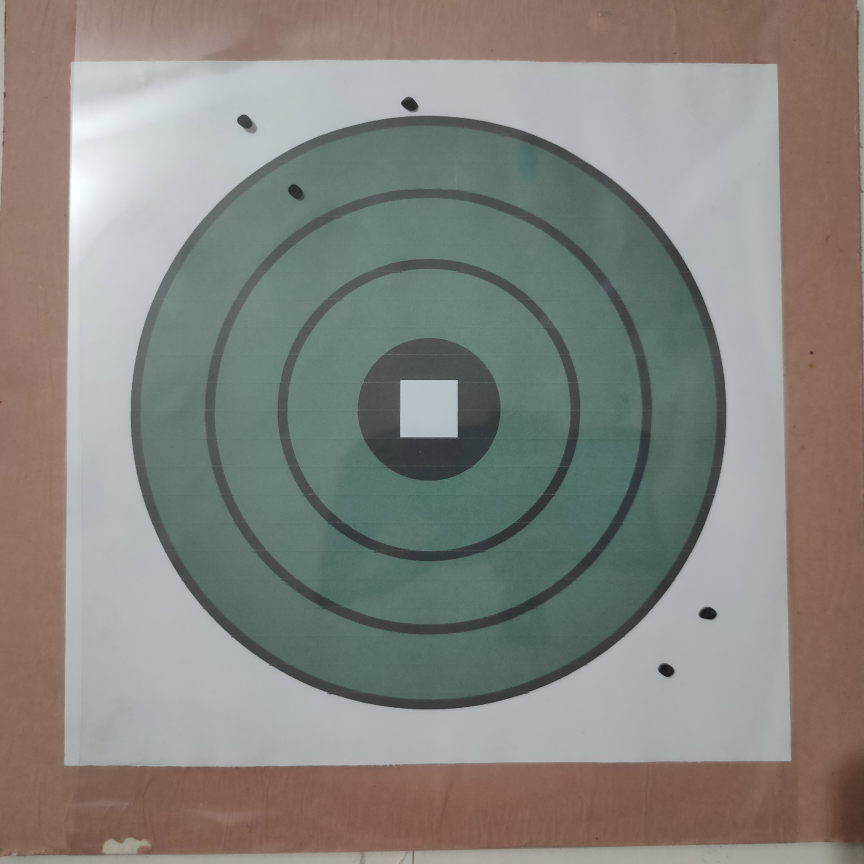
#> input picture FIRING SKILL EVALUATOR/New_data/input2a.jpeg, 3456 x 3456 px, given in place of N, which was not available (shown at 1/4 size)
$ python -i scan_preprocess.py   (imports and definitions only)
#> lines starting #> are read from the running program, lines starting #| are printed output that depends on the picture; after the words box and inside, x2 and y2 are one past the last pixel; in counts of white or black regions, pixels touching at a corner belong together; pictures that were not available may be replaced by others from this repository, and a replacement may not be noted
import numpy as np
import cv2

def scan_and_preprocess(all_paths):
    path = "data_from_scan"
    cleaned_image_before = []
    cleaned_image_after = []

    def scan_and_crop(counter):
        if counter < 4:
            readpath = all_paths[counter]
            readpath_2 = all_paths[counter+4]
        else:
            readpath = all_paths[counter+4]
            readpath_2 = all_paths[counter+8]
        image = cv2.imread(readpath)
        image_2 = cv2.imread(readpath_2)
        image = cv2.resize(image, (800,800))
        image_2 = cv2.resize(image_2, (800,800))

        def blur_and_threshold(gray):
            gray = cv2.GaussianBlur(gray,(3,3),2)#
            threshold = cv2.threshold(gray, 0, 255, cv2.THRESH_BINARY_INV | cv2.THRESH_OTSU)[1]
            threshold = cv2.fastNlMeansDenoising(threshold, 11, 31, 9)
            return threshold

        def biggest_contour(contours,min_area):
            biggest = None
            max_area = 0
            biggest_n=0
            approx_contour=None
            for n,i in enumerate(contours):
                    area = cv2.contourArea(i)

                    if area > min_area/5:
                            peri = cv2.arcLength(i,True)
                            approx = cv2.approxPolyDP(i,0.02*peri,True)
                            if area > max_area and len(approx)==4:
                                    biggest = approx
                                    max_area = area
                                    biggest_n=n
                                    approx_contour=approx

            return biggest_n,approx_contour

        def order_points(pts):
            pts=pts.reshape(4,2)
            rect = np.zeros((4, 2), dtype = "float32")
            s = pts.sum(axis = 1)
            rect[0] = pts[np.argmin(s)]
            rect[2] = pts[np.argmax(s)]
            diff = np.diff(pts, axis = 1)
            rect[1] = pts[np.argmin(diff)]
            rect[3] = pts[np.argmax(diff)]
            return rect

        def four_point_transform(image, pts):
            rect = order_points(pts)
            (tl, tr, br, bl) = rect
            widthA = np.sqrt(((br[0] - bl[0]) ** 2) + ((br[1] - bl[1]) ** 2))
            widthB = np.sqrt(((tr[0] - tl[0]) ** 2) + ((tr[1] - tl[1]) ** 2))
            maxWidth = max(int(widthA), int(widthB))
            heightA = np.sqrt(((tr[0] - br[0]) ** 2) + ((tr[1] - br[1]) ** 2))
            heightB = np.sqrt(((tl[0] - bl[0]) ** 2) + ((tl[1] - bl[1]) ** 2))
            maxHeight = max(int(heightA), int(heightB))
            dst = np.array([
        [0, 0],
        [maxWidth - 1, 0],
        [maxWidth - 1, maxHeight - 1],
        [0, maxHeight - 1]], dtype = "float32")
            M = cv2.getPerspectiveTransform(rect, dst)
            warped = cv2.warpPerspective(image, M, (maxWidth, maxHeight))
            return warped


        def transformation(image,image_2):
            image=image.copy()
            image_2=image_2.copy()
            height, width, channels = image.shape
            gray=cv2.cvtColor(image,cv2.COLOR_BGR2GRAY)
            image_size=gray.size
            threshold=blur_and_threshold(gray)
            edges = cv2.Canny(threshold,150,150,apertureSize = 7)
            if counter < 4:
                cv2.imwrite(path + "\Canny_Image_" + str(counter+1) + "b.jpg", edges)
            elif (counter >= 4) and (counter < 8):
                cv2.imwrite(path + "\Canny_Image_" + str(counter-3) + "a.jpg", edges)
            elif (counter >= 8) and (counter < 12):
                cv2.imwrite(path + "\Canny_Image_" + str(counter-3) + "b.jpg", edges)
            else:
                cv2.imwrite(path + "\Canny_Image_" + str(counter-7) + "a.jpg", edges)
            contours, hierarchy = cv2.findContours(edges, cv2.RETR_EXTERNAL, cv2.CHAIN_APPROX_SIMPLE)
            simplified_contours = []


            for cnt in contours:
                hull = cv2.convexHull(cnt)
                simplified_contours.append(cv2.approxPolyDP(hull,0.001*cv2.arcLength(hull,True),True))
            simplified_contours = np.array(simplified_contours,dtype=object)
            biggest_n,approx_contour = biggest_contour(simplified_contours,image_size)

            threshold = cv2.drawContours(image, simplified_contours ,biggest_n, (0,255,0), 1)
            threshold_2 = cv2.drawContours(image_2, simplified_contours ,biggest_n, (0,255,0), 1)

            dst = 0
            if approx_contour is not None and len(approx_contour)==4:
                approx_contour=np.float32(approx_contour)
                dst=four_point_transform(threshold,approx_contour)
            dst1 = 0
            if approx_contour is not None and len(approx_contour)==4:
                approx_contour=np.float32(approx_contour)
                dst1=four_point_transform(threshold_2,approx_contour)
            croppedImage = dst
            croppedImage1 = dst1
            return croppedImage,croppedImage1

        def increase_brightness(img, value=30):
            hsv = cv2.cvtColor(img, cv2.COLOR_BGR2HSV)
            h, s, v = cv2.split(hsv)
            lim = 255 - value
            v[v > lim] = 255
            v[v <= lim] += value
            final_hsv = cv2.merge((h, s, v))
            img = cv2.cvtColor(final_hsv, cv2.COLOR_HSV2BGR)
            return img

        def final_image(rotated):
          kernel_sharpening = np.array([[0,-1,0],
                                [-1, 5,-1],
                                [0,-1,0]])
          sharpened = cv2.filter2D(rotated, -1, kernel_sharpening)
          sharpened=increase_brightness(sharpened,30)
          return sharpened

        blurred_threshold, blurred_threshold_2 = transformation(image,image_2)
        cleaned_image_before.append(final_image(blurred_threshold))
        cleaned_image_after.append(final_image(blurred_threshold_2))

    for cnt in range(0,int(len(all_paths)/2)):
        scan_and_crop(cnt)
#> in scan_and_crop, image is the input picture: shape (3456, 3456, 3); mean B, G, R 126.9, 132.6, 133.4
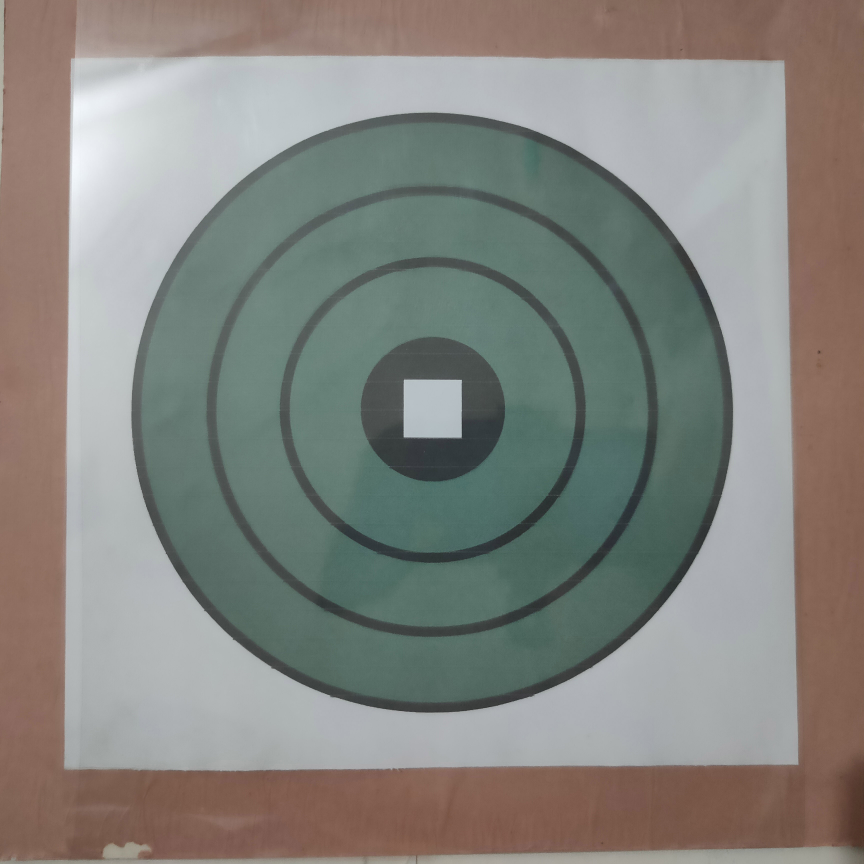
#> input picture FIRING SKILL EVALUATOR/New_data/input1b.jpeg, 3456 x 3456 px, given in place of d, which was not available (shown at 1/4 size)
#> in scan_and_crop, image_2 is the input picture: shape (3456, 3456, 3); mean B, G, R 126.4, 131.9, 132
#> in blur_and_threshold, `threshold = cv2.threshold(gray, 0, 255, cv2.THRESH_BINARY_INV | cv2.TH..`:
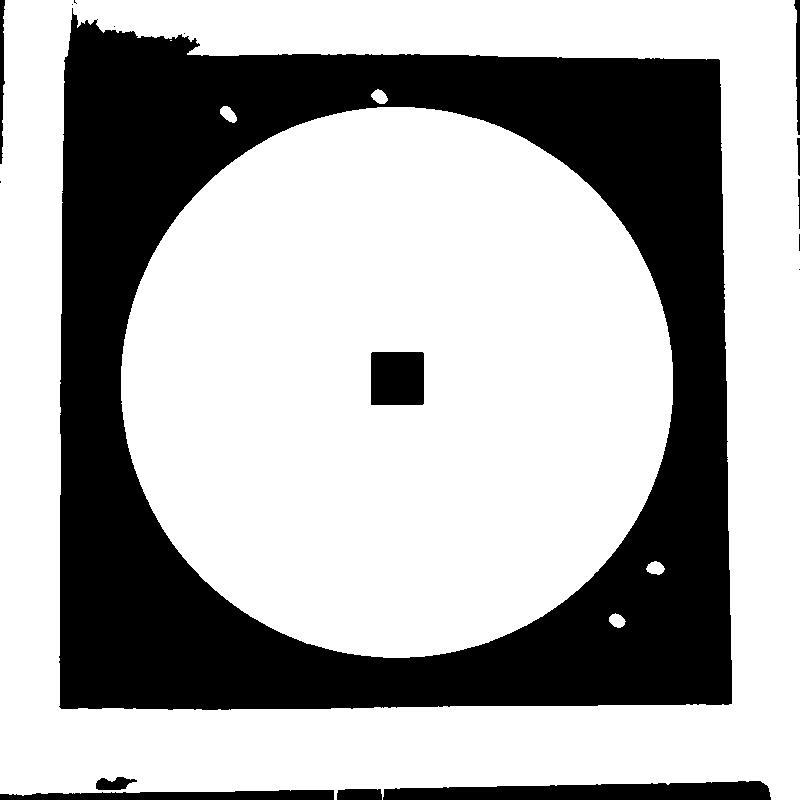
#> threshold: shape (800, 800); 67.3% white; 17 black regions (7 under 20 px), largest, box (x1, y1, x2, y2) and area: (59, 8, 732, 710) 196135, (383, 781, 771, 800) 5772, (371, 352, 424, 405) 2806
#> in transformation, `edges = cv2.Canny(threshold,150,150,apertureSize = 7)`:
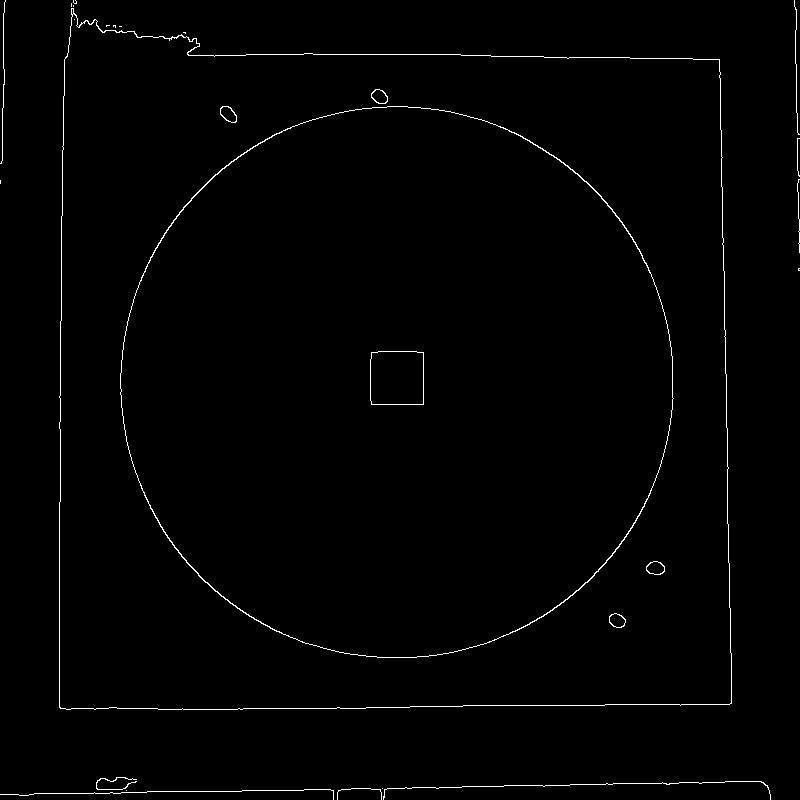
#> edges: shape (800, 800); 1% white in thin lines or dots
#> in transformation, `contours, hierarchy = cv2.findContours(edges, cv2.RETR_EXTERNAL, cv2.C..`: contours = 20 contours, 19 with area under 20; largest, box (x1, y1, x2, y2) and area: (59, 8, 732, 710) 435770
#> the loop in transformation, `for cnt in contours:` made 20 passes
#> (cnt, hull) on passes 8, 11, 12, 14, 16, 17: ([[0, 180], [0, 183]], [[0, 183], [0, 180]]), ([[183, 32], [184, 32], [185, 33], [185, 32]], [[185, 32], [185, 33], [183, 32]]), ([[119, 26], [121, 26]], [[121, 26], [119, 26]]), ([[106, 25], [106, 26], [107, 25], [109, 25]], [[109, 25], [106, 26], [106, 25]]), ([[73, 5], [73, 6]], [[73, 6], [73, 5]]), ([[71, 3], [71, 6]], [[71, 6], [71, 3]])
#> hull on passes 1, 3, 7, 13: [[126, 790]], [[382, 788]], [[799, 268], [799, 270], [798, 270], [798, 268]], [[115, 25], [115, 27], [113, 26], [113, 25]]
#> after the loop in transformation, `for cnt in contours:`: simplified_contours = 20 contours, 11 with area under 20; largest, box (x1, y1, x2, y2) and area: (59, 8, 732, 710) 446368, (383, 781, 771, 800) 5700, (0, 789, 334, 800) 1918, (337, 788, 382, 800) 464, (96, 777, 137, 790) 403
#> the loop in biggest_contour, `for n,i in enumerate(contours):` made 20 passes
#> (area, peri, max_area, biggest_n, approx_contour) on pass 15: (446368.5, 2665.7, 446368.5, 14, [[71, 8], [719, 59], [731, 703], [59, 707]])
#> area on passes 2, 4, 5, 6, 9, 10: 1917.5, 464, 5700.5, 403, 104.5, 72
#> after the loop in biggest_contour, `for n,i in enumerate(contours):`: biggest_n = 14; max_area = 446368.5
#> in transformation, `biggest_n,approx_contour = biggest_contour(simplified_contours,image_s..`: biggest_n = 14; approx_contour = [[71, 8], [719, 59], [731, 703], [59, 707]]
#> in order_points, `s = pts.sum(axis = 1)`: s = [79, 778, 1434, 766]
#> in order_points, `diff = np.diff(pts, axis = 1)`: diff = [-63, -660, -28, 648]
#> in four_point_transform, `rect = order_points(pts)`: rect = [[71, 8], [719, 59], [731, 703], [59, 707]]
#> in four_point_transform, `(tl, tr, br, bl) = rect`: tl = [71, 8]; tr = [719, 59]; br = [731, 703]; bl = [59, 707]
#> in four_point_transform, `widthA = np.sqrt(((br[0] - bl[0]) ** 2) + ((br[1] - bl[1]) ** 2))`: widthA = 672
#> in four_point_transform, `widthB = np.sqrt(((tr[0] - tl[0]) ** 2) + ((tr[1] - tl[1]) ** 2))`: widthB = 650
#> in four_point_transform, `maxWidth = max(int(widthA), int(widthB))`: maxWidth = 672
#> in four_point_transform, `heightA = np.sqrt(((tr[0] - br[0]) ** 2) + ((tr[1] - br[1]) ** 2))`: heightA = 644.1
#> in four_point_transform, `heightB = np.sqrt(((tl[0] - bl[0]) ** 2) + ((tl[1] - bl[1]) ** 2))`: heightB = 699.1
#> in four_point_transform, `maxHeight = max(int(heightA), int(heightB))`: maxHeight = 699
#> in four_point_transform, `dst = np.array([ [0, 0], [maxWidth - 1, 0], [maxWidth - 1, maxHeight -..`: dst = [[0, 0], [671, 0], [671, 698], [0, 698]]
#> in four_point_transform, `M = cv2.getPerspectiveTransform(rect, dst)`: M = [[0.945, 0.0162, -67.22], [-0.0808, 1.03, -2.48], [-0.000124, 5.27e-05, 1]]
#> in four_point_transform (call 2), `warped = cv2.warpPerspective(image, M, (maxWidth, maxHeight))`:
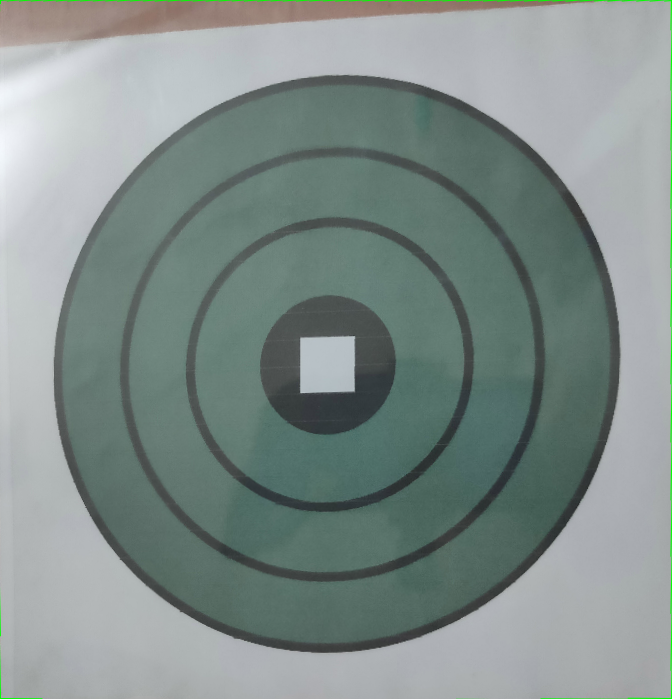
#> warped: shape (699, 672, 3); mean of channels 0, 1, 2 138.5, 141.8, 128.9; drawn as B, G, R
#> in increase_brightness, `hsv = cv2.cvtColor(img, cv2.COLOR_BGR2HSV)`: hsv: shape (699, 672, 3); mean H, S, V 87.5, 31.8, 145.3
#> in increase_brightness, `v[v > lim] = 255`: v: shape (699, 672); min 0, max 255, mean 145.5
#> in increase_brightness, `final_hsv = cv2.merge((h, s, v))`: final_hsv: shape (699, 672, 3); mean H, S, V 87.5, 31.8, 174.9
#> call 2 of increase_brightness, with value = 30
#> in increase_brightness (call 2), `hsv = cv2.cvtColor(img, cv2.COLOR_BGR2HSV)`: hsv: shape (699, 672, 3); mean H, S, V 87.9, 32.7, 144.1
#> in increase_brightness (call 2), `h, s, v = cv2.split(hsv)`:
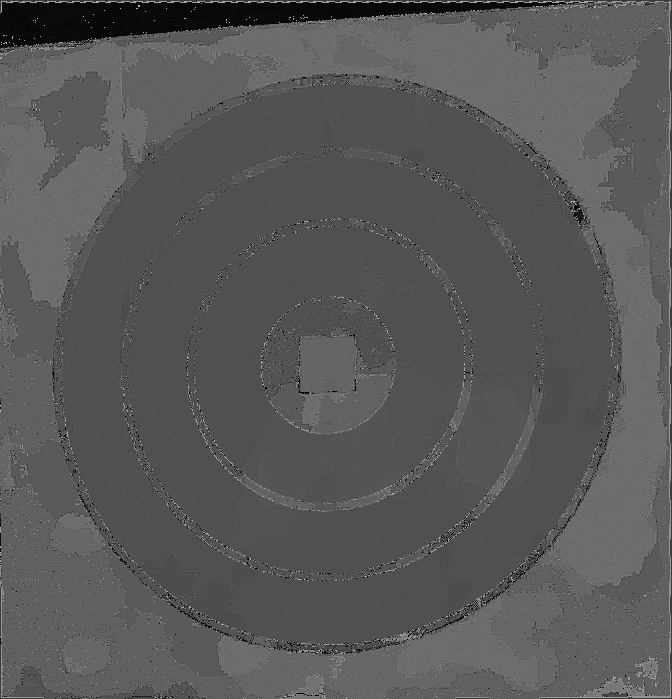
#> h: shape (699, 672); min 0, max 179, mean 87.9
#> in increase_brightness (call 2), `h, s, v = cv2.split(hsv)`:
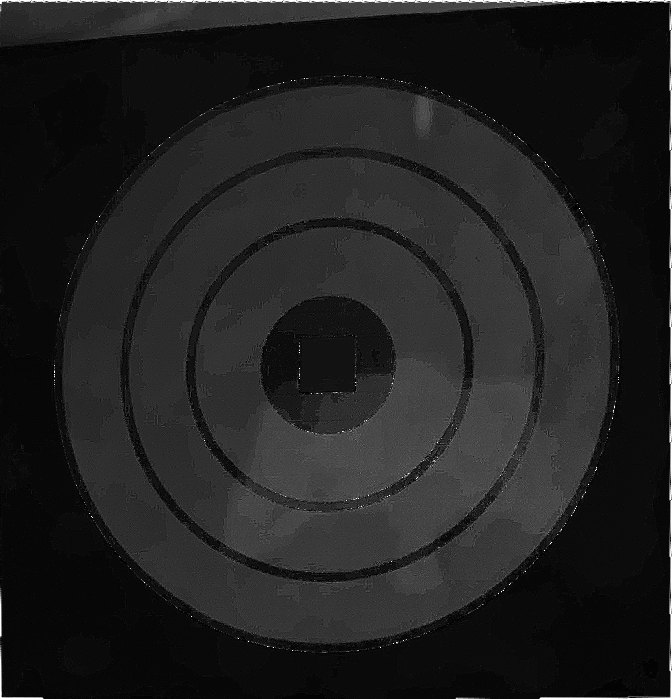
#> s: shape (699, 672); min 0, max 255, mean 32.7
#> in increase_brightness (call 2), `v[v > lim] = 255`: v: shape (699, 672); min 0, max 255, mean 144.3
#> in increase_brightness (call 2), `final_hsv = cv2.merge((h, s, v))`: final_hsv: shape (699, 672, 3); mean H, S, V 87.9, 32.7, 173.8
#> in increase_brightness (call 2), `img = cv2.cvtColor(final_hsv, cv2.COLOR_HSV2BGR)`:
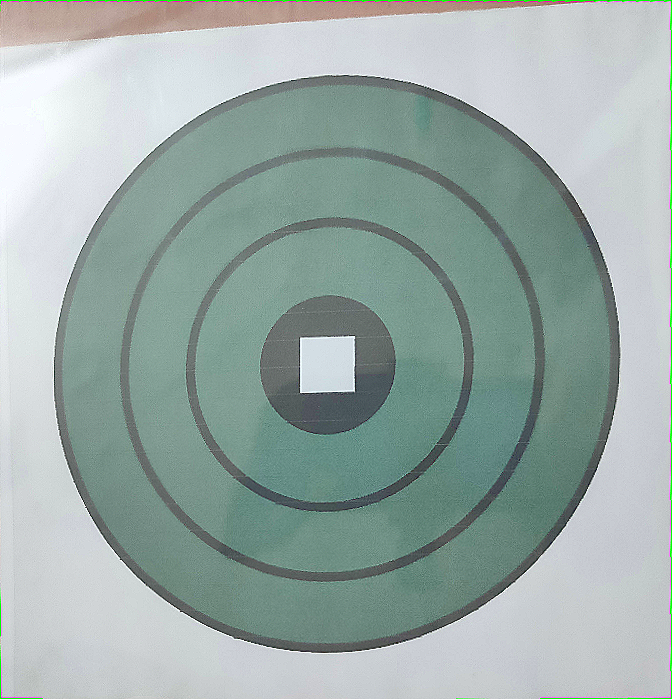
#> img: shape (699, 672, 3); mean B, G, R 166.9, 170.7, 154.8

    return cleaned_image_before, cleaned_image_after

#> (the run stopped early here; a loop or call above may not have finished)
